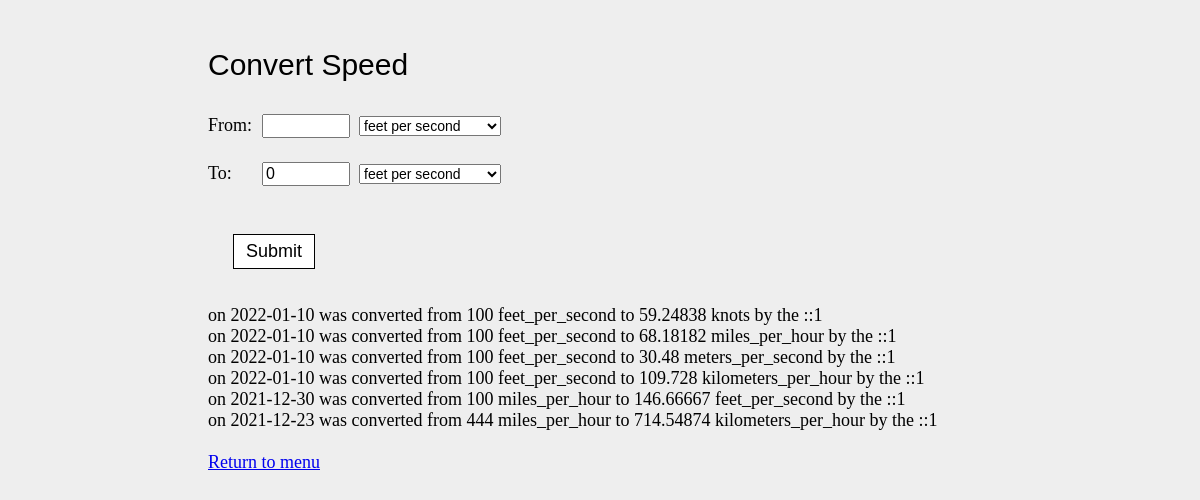
Screenshot of /speed.php with the database file from the repository.
### tables this page shows
CREATE TABLE `speed` (
  `id` int(11) NOT NULL,
  `girilen` varchar(500) NOT NULL,
  `nerden` varchar(500) NOT NULL,
  `sonuc` varchar(500) NOT NULL,
  `nereye` varchar(500) NOT NULL,
  `ip_adresi` varchar(500) NOT NULL,
  `tarih` date NOT NULL
);

### includes/functions.php (called while the page is built, shortened)
<?php
function optionize($string) {
  return str_replace(' ', '_', strtolower($string));
}
function float_to_string($float, $precision=5) {
  $float = (float) $float;
  $string = number_format($float, $precision, '.', '');
  $string = rtrim($string, '0');
  $string = rtrim($string, '.');
  return $string;
}
?>

### speed.php (the view, shortened to what this page needs)
<?php
include("includes/ayarlar.php");
require_once('includes/functions.php');
$from_value = '';
$from_unit = '';
$to_unit = '';
$to_value = '';
$speed_options = array(
  "feet per second",
  "miles per hour",
  "meters per second",
  "kilometers per hour",
  "knots"
);
?>
<!DOCTYPE html>
<html>
<head>
  <link href="styles.css" rel="stylesheet" type="text/css">
</head>
<body>
  <div id="main-content">
    <h1>Convert Speed</h1>
    <form action="" method="post">
      <div class="entry">
        <label>From:</label>&nbsp;
        <input type="text" name="from_value" value="<?php echo $from_value; ?>" />&nbsp;
        <select name="from_unit">
          <?php
          foreach ($speed_options as $unit) {
            $opt = optionize($unit);
            echo "<option value=\"{$opt}\"";
            if ($from_unit == $opt) {
              echo " selected";
            }
            echo ">{$unit}</option>";
          }
          ?>
        </select>
      </div>
      <div class="entry">
        <label>To:</label>&nbsp;
        <input type="text" name="to_value" value="<?php echo float_to_string($to_value); ?>" />&nbsp;
        <select name="to_unit">
          <?php
          foreach ($speed_options as $unit) {
            $opt = optionize($unit);
            echo "<option value=\"{$opt}\"";
            if ($to_unit == $opt) {
              echo " selected";
            }
            echo ">{$unit}</option>";
          }
          ?>
        </select>
      </div>
      <input type="submit" name="submit" value="Submit" />
    </form>
    <?php
    $cevaplar = $db->prepare("SELECT * FROM speed GROUP BY id DESC");
    $cevaplar->execute();
    $rows = $cevaplar->fetchAll(PDO::FETCH_ASSOC);
    foreach ($rows as $key => $row) {
      echo "on " . $row["tarih"] . " " . "was converted from " . $row["girilen"] . " " . $row["nerden"] . " " . "to " . $row["sonuc"] . " " . $row["nereye"] . " " . "by the " . $row["ip_adresi"] . "<br />";
    }
    ?>
    <br />
    <a href="index.php">Return to menu</a>
  </div>
</body>
</html>

### Styles.css (style rules this page uses)
html { height: 100%; width: 100%; margin: 0; padding: 0; }
body { height: 100%; width: 100%; padding: 0; background: #EEE; font: 18px Georgia, Times, "Times New Roman", Serif; }
#main-content { width: 800px; margin: 0 auto; padding: 20px 0; }
h1 { font: 30px Arial, "Helvetica Neue", Helvetica, Sans-Serif; }
form label { display: inline-block; width: 45px; }
form input[type="text"] { width: 80px; font-size: 16px; line-height: 16px; }
form select { margin: 1em 0; font-size: 14px; }
form input[type="submit"] { font-size: 1em; text-decoration: none; color: black; display: block; background: white; margin: 2em 0 2em 25px; padding: 6px 12px; border: 1px solid black; }

### rows the page displays
speed: tarih "2022-01-10", girilen "100", nerden "feet_per_second", sonuc "59.24838", nereye "knots", ip_adresi "::1"
speed: tarih "2022-01-10", girilen "100", nerden "feet_per_second", sonuc "68.18182", nereye "miles_per_hour", ip_adresi "::1"
speed: tarih "2022-01-10", girilen "100", nerden "feet_per_second", sonuc "30.48", nereye "meters_per_second", ip_adresi "::1"
speed: tarih "2022-01-10", girilen "100", nerden "feet_per_second", sonuc "109.728", nereye "kilometers_per_hour", ip_adresi "::1"
speed: tarih "2021-12-30", girilen "100", nerden "miles_per_hour", sonuc "146.66667", nereye "feet_per_second", ip_adresi "::1"
speed: tarih "2021-12-23", girilen "444", nerden "miles_per_hour", sonuc "714.54874", nereye "kilometers_per_hour", ip_adresi "::1"

### other values shown
form field from_unit "feet per second"
form field to_unit "feet per second"
